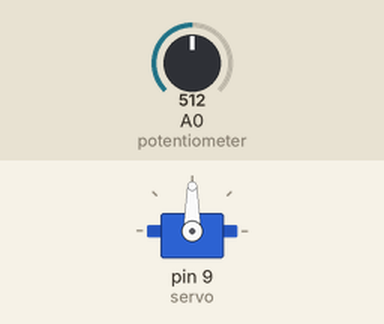
The program below on a simulated Arduino Mega 2560, built with avr-gcc and run on an emulated ATmega2560. Shown: servo. The test bench sets the inputs (shaded band); at power-on: A0 (potentiometer) = 512.

Above: at 1.8 s.
1.9 s: A0 (potentiometer) set to 350
At 3.2 s:
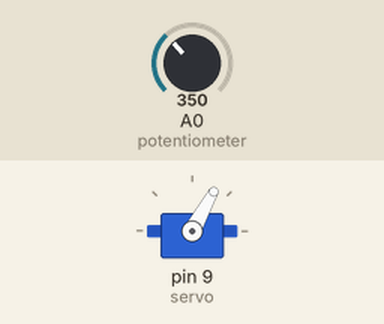
3.5 s: A0 (potentiometer) set to 306
At 5.0 s:
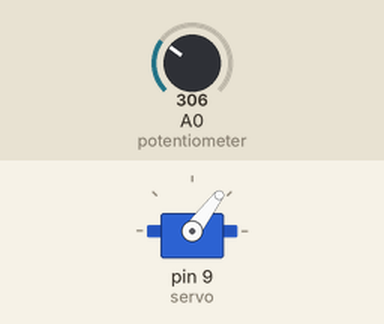
5.5 s: A0 (potentiometer) set to 170
At 6.6 s:
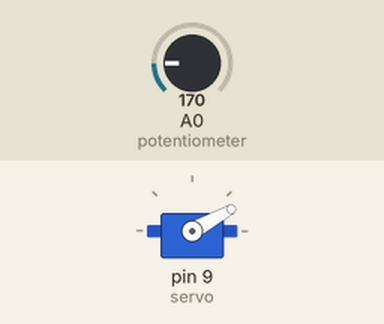
7.5 s: A0 (potentiometer) set to 0
At 9.2 s:
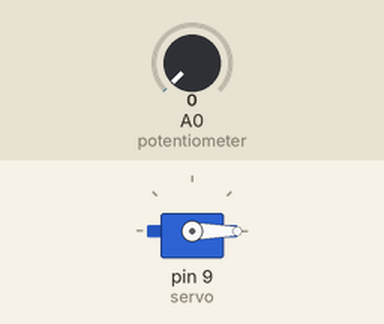
9.5 s: A0 (potentiometer) set to 716
At 10.9 s:
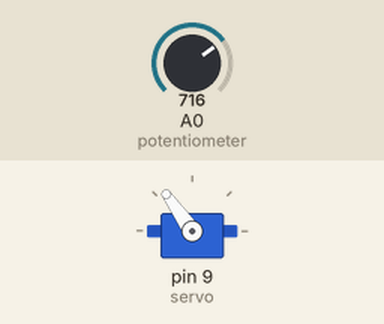
Timing chart, 0 to 12.5 s (numbered marks = the images above; inputs shaded):
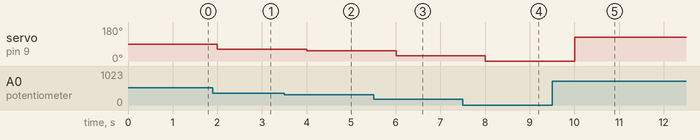

Measured:
- after the input at 1.9 s, servo on pin 9 (servo): 90° → 61° after 0.10 s
- after the input at 3.5 s, servo on pin 9 (servo): 61° → 53° after 0.50 s
- after the input at 5.5 s, servo on pin 9 (servo): 53° → 29° after 0.50 s
- after the input at 7.5 s, servo on pin 9 (servo): 29° → 0° after 0.51 s
- after the input at 9.5 s, servo on pin 9 (servo): 0° → 125° after 0.51 s

The program:

main.cpp
```cpp
#include <Arduino.h>
#include <Servo.h>
#include <Keypad.h>

const byte rows = 4; // four rows
const byte cols = 3; // three columns
char keys[rows][cols] = {
    {'1', '2', '3'},
    {'4', '5', '6'},
    {'7', '8', '9'},
    {'*', '0', '#'}};
byte rowPins[rows] = {31, 32, 33, 34}; // connect to the row pinouts of the keypad
byte colPins[cols] = {29, 28, 27};     // connect to the column pinouts of the keypad
Keypad keypad = Keypad(makeKeymap(keys), rowPins, colPins, rows, cols);

Servo servo;

void first_part(void);
void second_part(void);
void third_part(void);
void fourth_part(void);

void setup()
{
  // put your setup code here, to run once:
  servo.attach(9, 1000, 2000);

  Serial2.begin(9600);
}

void loop()
{
  // first_part();
  // second_part();
  // third_part();
  fourth_part();
}

// rotate between 0 to 90 and then 90 to 0
int degree = 90;
int step = 1;
void first_part(void)
{
  // map()

  servo.write(degree);
  Serial2.println(degree);
  degree += step;
  if (degree == 180 || degree == 90)
  {
    step = step * (-1);
  }

  delay(200);
}

// user enters number between 0 to 360 and it maps between -180 to 180
String entered_number = "";
void second_part(void)
{
  char key = keypad.getKey();
  if (key != NO_KEY)
  {
    Serial2.print(key);
    if (key == '#' || key == '*')
    {
      int number = entered_number.toInt();
      if (number >= 0 && number <= 360)
      {

        // int degreee = map(number, 0, 360, 0, 180);
        // simpler way :))
        int degreee = number / 2;
        Serial2.print("set to ");
        Serial2.println((degreee * 2) - 180);

        servo.write(degreee);
      }
      else
      {
        Serial2.print("Invalid number");
      }
      Serial2.println();
      entered_number = "";
    }
    else
    {
      entered_number += key;
    }
  }
}

int curr_degree = 0;
void third_part(void)
{
  while (Serial2.available() == 0)
    ;

  String enteredText = Serial2.readString();

  int number = enteredText.toInt();

  int degreee = (number * (-1)) + curr_degree;
  if (degreee >= -180 && degreee <= 180)
  {
    curr_degree = degreee;
    int degreee = map(curr_degree, -180, 180, 0, 180);
    // simpler way :))
    servo.write(degreee);
    Serial2.print("set to ");
    Serial2.println(curr_degree * -1);
  }
  else
  {
    Serial2.println("new degree is not between (-180 to 180)");
  }
}

void fourth_part(void)
{
  int p_value = analogRead(A0);            // reads the value of the potentiometer (value between 0 and 1023)
  p_value = map(p_value, 0, 1023, 0, 180); // scale it to use it with the servo (value between 0 and 180)

  Serial2.println("wrote to servo ");
  Serial2.println(p_value);

  servo.write(p_value);
  delay(1000);
}
```
